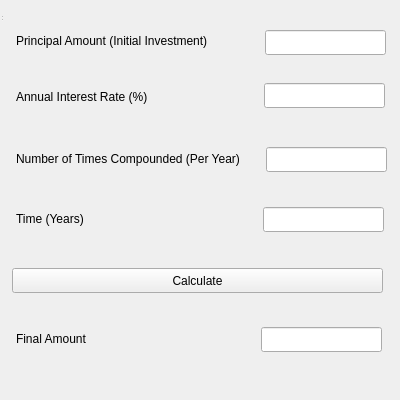
<?xml version="1.0" encoding="UTF-8"?>
<ui version="4.0">
 <class>CompoundInterestCalculator</class>
 <widget class="QWidget" name="CompoundInterestCalculator">
  <property name="geometry">
   <rect>
    <x>0</x>
    <y>0</y>
    <width>400</width>
    <height>400</height>
   </rect>
  </property>
  <property name="windowTitle">
   <string>Forex Calculator</string>
  </property>
  <widget class="QWidget" name="centralwidget" native="true">
   <property name="geometry">
    <rect>
     <x>0</x>
     <y>0</y>
     <width>441</width>
     <height>401</height>
    </rect>
   </property>
   <widget class="QLabel" name="label">
    <property name="geometry">
     <rect>
      <x>16</x>
      <y>30</y>
      <width>211</width>
      <height>21</height>
     </rect>
    </property>
    <property name="text">
     <string>Principal Amount (Initial Investment)</string>
    </property>
   </widget>
   <widget class="QLabel" name="label_2">
    <property name="geometry">
     <rect>
      <x>16</x>
      <y>86</y>
      <width>211</width>
      <height>21</height>
     </rect>
    </property>
    <property name="text">
     <string>Annual Interest Rate (%)</string>
    </property>
   </widget>
   <widget class="QLabel" name="label_3">
    <property name="geometry">
     <rect>
      <x>16</x>
      <y>148</y>
      <width>251</width>
      <height>21</height>
     </rect>
    </property>
    <property name="text">
     <string>Number of Times Compounded (Per Year)</string>
    </property>
   </widget>
   <widget class="QLabel" name="label_4">
    <property name="geometry">
     <rect>
      <x>16</x>
      <y>208</y>
      <width>211</width>
      <height>21</height>
     </rect>
    </property>
    <property name="text">
     <string>Time (Years)</string>
    </property>
   </widget>
   <widget class="QLabel" name="label_5">
    <property name="geometry">
     <rect>
      <x>16</x>
      <y>328</y>
      <width>211</width>
      <height>21</height>
     </rect>
    </property>
    <property name="text">
     <string>Final Amount</string>
    </property>
   </widget>
   <widget class="QPushButton" name="pushButtonCalculate">
    <property name="geometry">
     <rect>
      <x>12</x>
      <y>268</y>
      <width>371</width>
      <height>25</height>
     </rect>
    </property>
    <property name="text">
     <string>Calculate</string>
    </property>
   </widget>
   <widget class="QLineEdit" name="lineEditCompoundFrequency">
    <property name="geometry">
     <rect>
      <x>266</x>
      <y>147</y>
      <width>121</width>
      <height>25</height>
     </rect>
    </property>
   </widget>
   <widget class="QLineEdit" name="lineEditPrincipal">
    <property name="geometry">
     <rect>
      <x>265</x>
      <y>30</y>
      <width>121</width>
      <height>25</height>
     </rect>
    </property>
   </widget>
   <widget class="QLineEdit" name="lineEditInterestRate">
    <property name="geometry">
     <rect>
      <x>264</x>
      <y>83</y>
      <width>121</width>
      <height>25</height>
     </rect>
    </property>
   </widget>
   <widget class="QLineEdit" name="lineEditTimeYears">
    <property name="geometry">
     <rect>
      <x>263</x>
      <y>207</y>
      <width>121</width>
      <height>25</height>
     </rect>
    </property>
   </widget>
   <widget class="QLineEdit" name="lineEditFinalAmount">
    <property name="geometry">
     <rect>
      <x>261</x>
      <y>327</y>
      <width>121</width>
      <height>25</height>
     </rect>
    </property>
    <property name="readOnly">
     <bool>true</bool>
    </property>
   </widget>
  </widget>
  <widget class="QStatusBar" name="statusbar">
   <property name="geometry">
    <rect>
     <x>0</x>
     <y>0</y>
     <width>3</width>
     <height>22</height>
    </rect>
   </property>
  </widget>
  <action name="aboutQt">
   <property name="text">
    <string>About Qt</string>
   </property>
  </action>
  <action name="aboutForexCalculator">
   <property name="text">
    <string>About Forex Calculator</string>
   </property>
  </action>
  <action name="actionPip_calculator">
   <property name="text">
    <string>Pip Calculator</string>
   </property>
   <property name="shortcut">
    <string>Ctrl+P</string>
   </property>
  </action>
  <action name="actionMargin_calculator">
   <property name="text">
    <string>Margin Calculator</string>
   </property>
   <property name="shortcut">
    <string>Ctrl+M</string>
   </property>
  </action>
  <action name="actionLot_Size_Calculator">
   <property name="text">
    <string>Lot Size Calculator</string>
   </property>
   <property name="shortcut">
    <string>Ctrl+L</string>
   </property>
  </action>
  <action name="actionProfit_and_Loss_Calculator">
   <property name="text">
    <string>Profit and Loss Calculator</string>
   </property>
   <property name="shortcut">
    <string>Ctrl+T</string>
   </property>
  </action>
  <action name="actionPosition_Size_Calculator">
   <property name="text">
    <string>Position Size Calculator</string>
   </property>
   <property name="shortcut">
    <string>Ctrl+O</string>
   </property>
  </action>
  <action name="actionRisk_Reward_Calculator">
   <property name="text">
    <string>Risk/Reward Calculator</string>
   </property>
   <property name="shortcut">
    <string>Ctrl+R</string>
   </property>
  </action>
  <action name="actionSwap_Calculator">
   <property name="text">
    <string>Swap Calculator</string>
   </property>
   <property name="shortcut">
    <string>Ctrl+W</string>
   </property>
  </action>
  <action name="actionCurrency_Converter">
   <property name="text">
    <string>Currency Converter</string>
   </property>
   <property name="shortcut">
    <string>Ctrl+Y</string>
   </property>
  </action>
  <action name="actionFibonacci_Calculator">
   <property name="text">
    <string>Fibonacci Calculator</string>
   </property>
   <property name="shortcut">
    <string>Ctrl+F</string>
   </property>
  </action>
  <action name="actionVolatility_Calculator">
   <property name="text">
    <string>Volatility Calculator</string>
   </property>
   <property name="shortcut">
    <string>Ctrl+V</string>
   </property>
  </action>
  <action name="actionBreak_Even_Calculator">
   <property name="text">
    <string>Break-Even Calculator</string>
   </property>
   <property name="shortcut">
    <string>Ctrl+B</string>
   </property>
  </action>
  <action name="actionCompound_Interest_Calculator">
   <property name="text">
    <string>Compound Interest Calculator</string>
   </property>
   <property name="shortcut">
    <string>Ctrl+U</string>
   </property>
  </action>
  <action name="actionEnglish">
   <property name="text">
    <string>English</string>
   </property>
  </action>
  <action name="actionSpanish">
   <property name="text">
    <string>Spanish</string>
   </property>
  </action>
  <action name="actionChinese_2">
   <property name="text">
    <string>Chinese</string>
   </property>
  </action>
  <action name="actionArabic">
   <property name="text">
    <string>Arabic</string>
   </property>
  </action>
  <action name="actionRussian">
   <property name="text">
    <string>Russian</string>
   </property>
  </action>
  <action name="actionPortuguese">
   <property name="text">
    <string>Portuguese</string>
   </property>
  </action>
  <action name="actionGerman">
   <property name="text">
    <string>German</string>
   </property>
  </action>
  <action name="actionJapanese">
   <property name="text">
    <string>Japanese</string>
   </property>
  </action>
  <action name="actionHindi">
   <property name="text">
    <string>Hindi</string>
   </property>
  </action>
  <action name="actionBengali">
   <property name="text">
    <string>Bengali</string>
   </property>
  </action>
  <action name="actionPunjabi">
   <property name="text">
    <string>Punjabi</string>
   </property>
  </action>
  <action name="actionUrdu">
   <property name="text">
    <string>Urdu</string>
   </property>
  </action>
  <action name="actionVietnamese">
   <property name="text">
    <string>Vietnamese</string>
   </property>
  </action>
  <action name="actionIndonesian_Bahasa_Indonesia">
   <property name="text">
    <string>Indonesian (Bahasa Indonesia)</string>
   </property>
  </action>
  <action name="actionTagalog_Filipino">
   <property name="text">
    <string>Tagalog (Filipino)</string>
   </property>
  </action>
  <action name="actionKorean">
   <property name="text">
    <string>Korean</string>
   </property>
  </action>
  <action name="actionTamil">
   <property name="text">
    <string>Tamil</string>
   </property>
  </action>
  <action name="actionThai">
   <property name="text">
    <string>Thai</string>
   </property>
  </action>
  <action name="actionBurmese">
   <property name="text">
    <string>Burmese</string>
   </property>
  </action>
  <action name="actionKhmer">
   <property name="text">
    <string>Khmer</string>
   </property>
  </action>
  <action name="actionNepali">
   <property name="text">
    <string>Nepali</string>
   </property>
  </action>
  <action name="actionHindi_2">
   <property name="text">
    <string>Hindi</string>
   </property>
  </action>
  <action name="actionBengali_2">
   <property name="text">
    <string>Bengali</string>
   </property>
  </action>
  <action name="actionJapanese_2">
   <property name="text">
    <string>Japanese</string>
   </property>
  </action>
  <action name="actionKorean_2">
   <property name="text">
    <string>Korean</string>
   </property>
  </action>
  <action name="actionVietnamese_2">
   <property name="text">
    <string>Vietnamese</string>
   </property>
  </action>
  <action name="actionThai_2">
   <property name="text">
    <string>Thai</string>
   </property>
  </action>
  <action name="actionFrench_2">
   <property name="text">
    <string>French</string>
   </property>
  </action>
  <action name="actionGerman_2">
   <property name="text">
    <string>German</string>
   </property>
  </action>
  <action name="actionRussian_2">
   <property name="text">
    <string>Russian</string>
   </property>
  </action>
  <action name="actionPortuguese_2">
   <property name="text">
    <string>Portuguese</string>
   </property>
  </action>
  <action name="actionItalian">
   <property name="text">
    <string>Italian</string>
   </property>
  </action>
  <action name="actionPersian_Farsi">
   <property name="text">
    <string>Persian (Farsi)</string>
   </property>
  </action>
  <action name="actionTurkish">
   <property name="text">
    <string>Turkish</string>
   </property>
  </action>
  <action name="actionHebrew">
   <property name="text">
    <string>Hebrew</string>
   </property>
  </action>
  <action name="actionPashto">
   <property name="text">
    <string>Pashto</string>
   </property>
  </action>
  <action name="actionSwahili">
   <property name="text">
    <string>Swahili</string>
   </property>
  </action>
  <action name="actionAmharic">
   <property name="text">
    <string>Amharic</string>
   </property>
  </action>
  <action name="actionHausa">
   <property name="text">
    <string>Hausa</string>
   </property>
  </action>
  <action name="actionYoruba">
   <property name="text">
    <string>Yoruba</string>
   </property>
  </action>
  <action name="actionZulu">
   <property name="text">
    <string>Zulu</string>
   </property>
  </action>
  <action name="actionHaitian_Creole">
   <property name="text">
    <string>Haitian Creole</string>
   </property>
  </action>
  <action name="actionQuechua">
   <property name="text">
    <string>Quechua</string>
   </property>
  </action>
  <action name="actionGuarani">
   <property name="text">
    <string>Guarani</string>
   </property>
  </action>
  <action name="actionNahuatl">
   <property name="text">
    <string>Nahuatl</string>
   </property>
  </action>
  <action name="actionRisk_Management_Calculator">
   <property name="text">
    <string>Risk Management Calculator</string>
   </property>
   <property name="shortcut">
    <string>Ctrl+M</string>
   </property>
  </action>
 </widget>
 <tabstops>
  <tabstop>lineEditPrincipal</tabstop>
  <tabstop>lineEditInterestRate</tabstop>
  <tabstop>lineEditCompoundFrequency</tabstop>
  <tabstop>lineEditTimeYears</tabstop>
  <tabstop>pushButtonCalculate</tabstop>
  <tabstop>lineEditFinalAmount</tabstop>
 </tabstops>
 <resources/>
 <connections/>
</ui>
